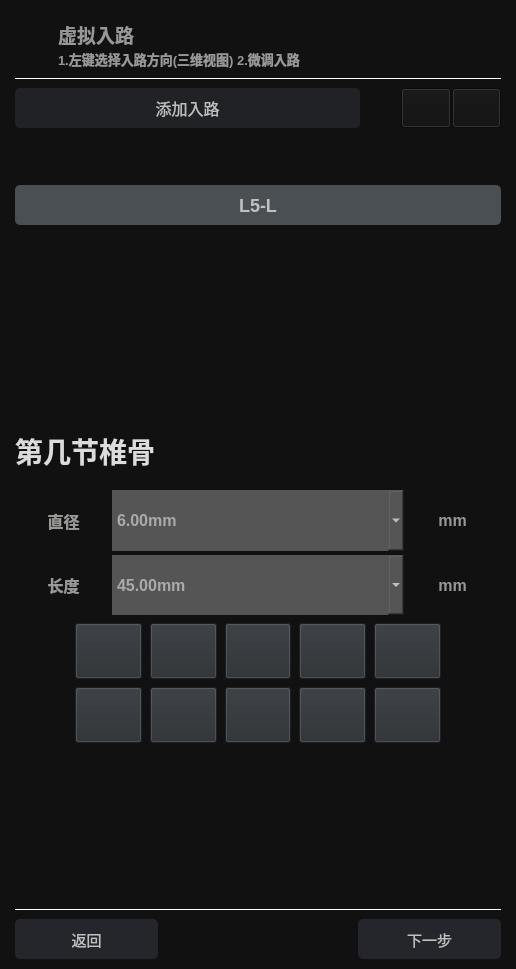
<?xml version="1.0" encoding="UTF-8"?>
<ui version="4.0">
 <class>RoutePlan2Widget</class>
 <widget class="QWidget" name="RoutePlan2Widget">
  <property name="geometry">
   <rect>
    <x>0</x>
    <y>0</y>
    <width>516</width>
    <height>969</height>
   </rect>
  </property>
  <property name="windowTitle">
   <string>Form</string>
  </property>
  <property name="styleSheet">
   <string notr="true">background-color: rgb(17, 17, 18);</string>
  </property>
  <layout class="QVBoxLayout" name="verticalLayout_4" stretch="3,0,2,6,12,13,8,10,0,2">
   <property name="leftMargin">
    <number>15</number>
   </property>
   <property name="topMargin">
    <number>20</number>
   </property>
   <property name="rightMargin">
    <number>15</number>
   </property>
   <property name="bottomMargin">
    <number>10</number>
   </property>
   <item>
    <widget class="QWidget" name="widget" native="true">
     <layout class="QHBoxLayout" name="horizontalLayout_4" stretch="5,40,12">
      <property name="spacing">
       <number>0</number>
      </property>
      <property name="leftMargin">
       <number>0</number>
      </property>
      <property name="topMargin">
       <number>0</number>
      </property>
      <property name="rightMargin">
       <number>0</number>
      </property>
      <property name="bottomMargin">
       <number>0</number>
      </property>
      <item>
       <widget class="QWidget" name="littleSpineImageWidget" native="true">
        <property name="styleSheet">
         <string notr="true">border-image: url(:/resource/image/littlespine.png);
background-position: center; 
background-repeat: no-repeat;</string>
        </property>
       </widget>
      </item>
      <item>
       <widget class="QWidget" name="QLabelWidget" native="true">
        <layout class="QVBoxLayout" name="verticalLayout">
         <property name="spacing">
          <number>0</number>
         </property>
         <property name="leftMargin">
          <number>0</number>
         </property>
         <property name="topMargin">
          <number>0</number>
         </property>
         <property name="rightMargin">
          <number>0</number>
         </property>
         <property name="bottomMargin">
          <number>0</number>
         </property>
         <item>
          <widget class="QLabel" name="label_2">
           <property name="font">
            <font>
             <family>Microsoft YaHei UI</family>
             <pointsize>14</pointsize>
             <italic>false</italic>
             <bold>true</bold>
            </font>
           </property>
           <property name="styleSheet">
            <string notr="true">color: rgb(154, 152, 151);
qproperty-alignment: 'AlignLeft | AlignVCenter';</string>
           </property>
           <property name="text">
            <string>虚拟入路</string>
           </property>
          </widget>
         </item>
         <item>
          <widget class="QLabel" name="label_3">
           <property name="font">
            <font>
             <pointsize>10</pointsize>
             <bold>true</bold>
            </font>
           </property>
           <property name="styleSheet">
            <string notr="true">color: rgb(154, 152, 151);
qproperty-alignment: 'AlignLeft | AlignVCenter';</string>
           </property>
           <property name="text">
            <string>1.左键选择入路方向(三维视图) 2.微调入路</string>
           </property>
           <property name="alignment">
            <set>Qt::AlignLeading|Qt::AlignLeft|Qt::AlignVCenter</set>
           </property>
          </widget>
         </item>
        </layout>
       </widget>
      </item>
      <item>
       <widget class="QPushButton" name="switchButton">
        <property name="sizePolicy">
         <sizepolicy hsizetype="Preferred" vsizetype="Preferred">
          <horstretch>0</horstretch>
          <verstretch>0</verstretch>
         </sizepolicy>
        </property>
        <property name="styleSheet">
         <string notr="true">background-position: center;
background-repeat: no-repeat;
border: none;
background-color: transparent;</string>
        </property>
        <property name="text">
         <string/>
        </property>
       </widget>
      </item>
     </layout>
    </widget>
   </item>
   <item>
    <widget class="QFrame" name="frame">
     <property name="sizePolicy">
      <sizepolicy hsizetype="Minimum" vsizetype="Fixed">
       <horstretch>0</horstretch>
       <verstretch>0</verstretch>
      </sizepolicy>
     </property>
     <property name="styleSheet">
      <string notr="true">QFrame{background:23, 23, 26;min-height:5px;color:white}</string>
     </property>
     <property name="frameShape">
      <enum>QFrame::HLine</enum>
     </property>
     <property name="frameShadow">
      <enum>QFrame::Plain</enum>
     </property>
     <property name="lineWidth">
      <number>1</number>
     </property>
    </widget>
   </item>
   <item>
    <widget class="QWidget" name="opWidget" native="true">
     <layout class="QHBoxLayout" name="horizontalLayout_2" stretch="7,0,1,1">
      <property name="spacing">
       <number>1</number>
      </property>
      <property name="leftMargin">
       <number>0</number>
      </property>
      <property name="topMargin">
       <number>0</number>
      </property>
      <property name="rightMargin">
       <number>0</number>
      </property>
      <property name="bottomMargin">
       <number>0</number>
      </property>
      <item>
       <widget class="QPushButton" name="addRouteButton">
        <property name="styleSheet">
         <string notr="true">QPushButton {
background-color: rgb(32, 34, 37);
color: rgb(192, 192, 192);
font-size:16px;
border-radius: 5px;
min-width: 100px;
min-height: 40px;
}
QPushButton:hover{
background-color: rgb(70, 72, 81);
}
QPushButton:pressed {
background-color: rgb(245, 245, 245);
}</string>
        </property>
        <property name="text">
         <string>添加入路</string>
        </property>
       </widget>
      </item>
      <item>
       <spacer name="horizontalSpacer">
        <property name="orientation">
         <enum>Qt::Horizontal</enum>
        </property>
        <property name="sizeHint" stdset="0">
         <size>
          <width>40</width>
          <height>20</height>
         </size>
        </property>
       </spacer>
      </item>
      <item>
       <widget class="QPushButton" name="withDrawButton">
        <property name="sizePolicy">
         <sizepolicy hsizetype="Preferred" vsizetype="Preferred">
          <horstretch>0</horstretch>
          <verstretch>0</verstretch>
         </sizepolicy>
        </property>
        <property name="minimumSize">
         <size>
          <width>0</width>
          <height>0</height>
         </size>
        </property>
        <property name="styleSheet">
         <string notr="true">border-image: url(:/resource/image/withdraw.png);
background-position: center; 
background-repeat: no-repeat;</string>
        </property>
        <property name="text">
         <string/>
        </property>
       </widget>
      </item>
      <item>
       <widget class="QPushButton" name="goForwardButton">
        <property name="sizePolicy">
         <sizepolicy hsizetype="Preferred" vsizetype="Preferred">
          <horstretch>0</horstretch>
          <verstretch>0</verstretch>
         </sizepolicy>
        </property>
        <property name="minimumSize">
         <size>
          <width>0</width>
          <height>0</height>
         </size>
        </property>
        <property name="styleSheet">
         <string notr="true">border-image: url(:/resource/image/goforward.png);
background-position: center; 
background-repeat: no-repeat;</string>
        </property>
        <property name="text">
         <string/>
        </property>
       </widget>
      </item>
     </layout>
    </widget>
   </item>
   <item>
    <widget class="QWidget" name="opRouteWidget" native="true">
     <layout class="QVBoxLayout" name="verticalLayout_3" stretch="3,4">
      <property name="spacing">
       <number>4</number>
      </property>
      <property name="leftMargin">
       <number>0</number>
      </property>
      <property name="topMargin">
       <number>0</number>
      </property>
      <property name="rightMargin">
       <number>0</number>
      </property>
      <property name="bottomMargin">
       <number>0</number>
      </property>
      <item>
       <widget class="QWidget" name="eyeRouteWidget" native="true">
        <property name="styleSheet">
         <string notr="true">border-image: url(:/resource/image/eye.png);
background-position: center; 
background-repeat: no-repeat;</string>
        </property>
       </widget>
      </item>
      <item>
       <widget class="QPushButton" name="opRouteButton">
        <property name="font">
         <font>
          <pointsize>-1</pointsize>
          <bold>true</bold>
         </font>
        </property>
        <property name="styleSheet">
         <string notr="true">QPushButton {
background-color: rgb(74, 79, 84);
color: rgb(192, 192, 192);
font-size:18px;
border-radius: 5px;
min-width: 100px;
min-height: 40px;
}
QPushButton:hover{
background-color: rgb(70, 72, 81);
}
QPushButton:pressed {
background-color: rgb(245, 245, 245);
}</string>
        </property>
        <property name="text">
         <string>L5-L</string>
        </property>
       </widget>
      </item>
     </layout>
    </widget>
   </item>
   <item>
    <widget class="QWidget" name="spaceWidget_2" native="true"/>
   </item>
   <item>
    <widget class="QWidget" name="routeWidget" native="true">
     <layout class="QVBoxLayout" name="verticalLayout_2" stretch="1,2">
      <property name="spacing">
       <number>8</number>
      </property>
      <property name="leftMargin">
       <number>0</number>
      </property>
      <property name="topMargin">
       <number>0</number>
      </property>
      <property name="rightMargin">
       <number>0</number>
      </property>
      <property name="bottomMargin">
       <number>0</number>
      </property>
      <item>
       <widget class="QWidget" name="routeNameWidget" native="true">
        <layout class="QHBoxLayout" name="horizontalLayout_3" stretch="2,5">
         <property name="spacing">
          <number>0</number>
         </property>
         <property name="leftMargin">
          <number>0</number>
         </property>
         <property name="topMargin">
          <number>0</number>
         </property>
         <property name="rightMargin">
          <number>0</number>
         </property>
         <property name="bottomMargin">
          <number>0</number>
         </property>
         <item>
          <widget class="QLabel" name="label">
           <property name="font">
            <font>
             <pointsize>-1</pointsize>
             <bold>true</bold>
            </font>
           </property>
           <property name="styleSheet">
            <string notr="true">background-color: rgb(17, 17, 18);
color:rgb(220, 220, 220);
qproperty-alignment: AlignCenter;
font-size:28px;</string>
           </property>
           <property name="text">
            <string>第几节椎骨</string>
           </property>
          </widget>
         </item>
         <item>
          <widget class="QWidget" name="spaceWidget_3" native="true"/>
         </item>
        </layout>
       </widget>
      </item>
      <item>
       <widget class="QWidget" name="routeInfoWidget" native="true">
        <layout class="QGridLayout" name="gridLayout_2" columnstretch="1,3,1">
         <property name="leftMargin">
          <number>0</number>
         </property>
         <property name="topMargin">
          <number>0</number>
         </property>
         <property name="rightMargin">
          <number>0</number>
         </property>
         <property name="bottomMargin">
          <number>0</number>
         </property>
         <property name="horizontalSpacing">
          <number>0</number>
         </property>
         <property name="verticalSpacing">
          <number>4</number>
         </property>
         <item row="0" column="0">
          <widget class="QLabel" name="diameterText">
           <property name="font">
            <font>
             <pointsize>12</pointsize>
             <bold>true</bold>
            </font>
           </property>
           <property name="styleSheet">
            <string notr="true">color: rgb(154, 152, 151);
qproperty-alignment: 'AlignCenter';</string>
           </property>
           <property name="text">
            <string>直径</string>
           </property>
           <property name="alignment">
            <set>Qt::AlignCenter</set>
           </property>
          </widget>
         </item>
         <item row="0" column="1">
          <widget class="QComboBox" name="diameterValue">
           <property name="sizePolicy">
            <sizepolicy hsizetype="Preferred" vsizetype="Preferred">
             <horstretch>0</horstretch>
             <verstretch>0</verstretch>
            </sizepolicy>
           </property>
           <property name="font">
            <font>
             <pointsize>12</pointsize>
             <bold>true</bold>
            </font>
           </property>
           <property name="styleSheet">
            <string notr="true">background-color: rgb(85, 85, 85);
color: rgb(255, 255, 255);
border: none;
text-align: center</string>
           </property>
           <property name="maxVisibleItems">
            <number>10</number>
           </property>
           <property name="placeholderText">
            <string>6.00mm</string>
           </property>
          </widget>
         </item>
         <item row="0" column="2">
          <widget class="QLabel" name="mmdiameterText">
           <property name="font">
            <font>
             <pointsize>12</pointsize>
             <bold>true</bold>
            </font>
           </property>
           <property name="styleSheet">
            <string notr="true">color: rgb(154, 152, 151);
qproperty-alignment: 'AlignCenter';</string>
           </property>
           <property name="text">
            <string>mm</string>
           </property>
           <property name="alignment">
            <set>Qt::AlignCenter</set>
           </property>
          </widget>
         </item>
         <item row="1" column="0">
          <widget class="QLabel" name="lengthText">
           <property name="font">
            <font>
             <pointsize>12</pointsize>
             <bold>true</bold>
            </font>
           </property>
           <property name="styleSheet">
            <string notr="true">color: rgb(154, 152, 151);
qproperty-alignment: 'AlignCenter';</string>
           </property>
           <property name="text">
            <string>长度</string>
           </property>
           <property name="alignment">
            <set>Qt::AlignCenter</set>
           </property>
          </widget>
         </item>
         <item row="1" column="1">
          <widget class="QComboBox" name="lengthValue">
           <property name="sizePolicy">
            <sizepolicy hsizetype="Preferred" vsizetype="Preferred">
             <horstretch>0</horstretch>
             <verstretch>0</verstretch>
            </sizepolicy>
           </property>
           <property name="font">
            <font>
             <pointsize>12</pointsize>
             <bold>true</bold>
            </font>
           </property>
           <property name="styleSheet">
            <string notr="true">background-color: rgb(85, 85, 85);
color: rgb(255, 255, 255);
border: none;
text-align: center</string>
           </property>
           <property name="placeholderText">
            <string>45.00mm</string>
           </property>
          </widget>
         </item>
         <item row="1" column="2">
          <widget class="QLabel" name="mmlengthText">
           <property name="font">
            <font>
             <pointsize>12</pointsize>
             <bold>true</bold>
            </font>
           </property>
           <property name="styleSheet">
            <string notr="true">color: rgb(154, 152, 151);
qproperty-alignment: 'AlignCenter';</string>
           </property>
           <property name="text">
            <string>mm</string>
           </property>
           <property name="alignment">
            <set>Qt::AlignCenter</set>
           </property>
          </widget>
         </item>
        </layout>
       </widget>
      </item>
     </layout>
    </widget>
   </item>
   <item>
    <widget class="QWidget" name="funcWidget" native="true">
     <layout class="QGridLayout" name="gridLayout">
      <property name="leftMargin">
       <number>60</number>
      </property>
      <property name="topMargin">
       <number>2</number>
      </property>
      <property name="rightMargin">
       <number>60</number>
      </property>
      <property name="bottomMargin">
       <number>0</number>
      </property>
      <property name="spacing">
       <number>8</number>
      </property>
      <item row="0" column="0">
       <widget class="QPushButton" name="funcButton_1">
        <property name="sizePolicy">
         <sizepolicy hsizetype="Preferred" vsizetype="Preferred">
          <horstretch>0</horstretch>
          <verstretch>0</verstretch>
         </sizepolicy>
        </property>
        <property name="minimumSize">
         <size>
          <width>0</width>
          <height>0</height>
         </size>
        </property>
        <property name="styleSheet">
         <string notr="true">border-image: url(:/resource/image/func1.png);
background-position: center; 
background-repeat: no-repeat;
background-color: rgb(41, 45, 49);</string>
        </property>
        <property name="text">
         <string/>
        </property>
       </widget>
      </item>
      <item row="0" column="1">
       <widget class="QPushButton" name="funcButton_2">
        <property name="sizePolicy">
         <sizepolicy hsizetype="Preferred" vsizetype="Preferred">
          <horstretch>0</horstretch>
          <verstretch>0</verstretch>
         </sizepolicy>
        </property>
        <property name="minimumSize">
         <size>
          <width>0</width>
          <height>0</height>
         </size>
        </property>
        <property name="styleSheet">
         <string notr="true">border-image: url(:/resource/image/func2.png);
background-position: center; 
background-repeat: no-repeat;
background-color: rgb(41, 45, 49);</string>
        </property>
        <property name="text">
         <string/>
        </property>
       </widget>
      </item>
      <item row="0" column="2">
       <widget class="QPushButton" name="funcButton_3">
        <property name="sizePolicy">
         <sizepolicy hsizetype="Preferred" vsizetype="Preferred">
          <horstretch>0</horstretch>
          <verstretch>0</verstretch>
         </sizepolicy>
        </property>
        <property name="minimumSize">
         <size>
          <width>0</width>
          <height>0</height>
         </size>
        </property>
        <property name="styleSheet">
         <string notr="true">border-image: url(:/resource/image/func3.png);
background-position: center; 
background-repeat: no-repeat;
background-color: rgb(41, 45, 49);</string>
        </property>
        <property name="text">
         <string/>
        </property>
       </widget>
      </item>
      <item row="0" column="3">
       <widget class="QPushButton" name="funcButton_4">
        <property name="sizePolicy">
         <sizepolicy hsizetype="Preferred" vsizetype="Preferred">
          <horstretch>0</horstretch>
          <verstretch>0</verstretch>
         </sizepolicy>
        </property>
        <property name="minimumSize">
         <size>
          <width>0</width>
          <height>0</height>
         </size>
        </property>
        <property name="styleSheet">
         <string notr="true">border-image: url(:/resource/image/func4.png);
background-position: center; 
background-repeat: no-repeat;
background-color: rgb(41, 45, 49);</string>
        </property>
        <property name="text">
         <string/>
        </property>
       </widget>
      </item>
      <item row="0" column="4">
       <widget class="QPushButton" name="funcButton_5">
        <property name="sizePolicy">
         <sizepolicy hsizetype="Preferred" vsizetype="Preferred">
          <horstretch>0</horstretch>
          <verstretch>0</verstretch>
         </sizepolicy>
        </property>
        <property name="minimumSize">
         <size>
          <width>0</width>
          <height>0</height>
         </size>
        </property>
        <property name="styleSheet">
         <string notr="true">border-image: url(:/resource/image/func5.png);
background-position: center; 
background-repeat: no-repeat;
background-color: rgb(41, 45, 49);</string>
        </property>
        <property name="text">
         <string/>
        </property>
       </widget>
      </item>
      <item row="1" column="0">
       <widget class="QPushButton" name="funcButton_6">
        <property name="sizePolicy">
         <sizepolicy hsizetype="Preferred" vsizetype="Preferred">
          <horstretch>0</horstretch>
          <verstretch>0</verstretch>
         </sizepolicy>
        </property>
        <property name="minimumSize">
         <size>
          <width>0</width>
          <height>0</height>
         </size>
        </property>
        <property name="styleSheet">
         <string notr="true">border-image: url(:/resource/image/func6.png);
background-position: center; 
background-repeat: no-repeat;
background-color: rgb(41, 45, 49);</string>
        </property>
        <property name="text">
         <string/>
        </property>
       </widget>
      </item>
      <item row="1" column="1">
       <widget class="QPushButton" name="funcButton_7">
        <property name="sizePolicy">
         <sizepolicy hsizetype="Preferred" vsizetype="Preferred">
          <horstretch>0</horstretch>
          <verstretch>0</verstretch>
         </sizepolicy>
        </property>
        <property name="minimumSize">
         <size>
          <width>0</width>
          <height>0</height>
         </size>
        </property>
        <property name="styleSheet">
         <string notr="true">border-image: url(:/resource/image/func7.png);
background-position: center; 
background-repeat: no-repeat;
background-color: rgb(41, 45, 49);</string>
        </property>
        <property name="text">
         <string/>
        </property>
       </widget>
      </item>
      <item row="1" column="2">
       <widget class="QPushButton" name="funcButton_8">
        <property name="sizePolicy">
         <sizepolicy hsizetype="Preferred" vsizetype="Preferred">
          <horstretch>0</horstretch>
          <verstretch>0</verstretch>
         </sizepolicy>
        </property>
        <property name="minimumSize">
         <size>
          <width>0</width>
          <height>0</height>
         </size>
        </property>
        <property name="styleSheet">
         <string notr="true">border-image: url(:/resource/image/func8.png);
background-position: center; 
background-repeat: no-repeat;
background-color: rgb(41, 45, 49);</string>
        </property>
        <property name="text">
         <string/>
        </property>
       </widget>
      </item>
      <item row="1" column="3">
       <widget class="QPushButton" name="funcButton_9">
        <property name="sizePolicy">
         <sizepolicy hsizetype="Preferred" vsizetype="Preferred">
          <horstretch>0</horstretch>
          <verstretch>0</verstretch>
         </sizepolicy>
        </property>
        <property name="minimumSize">
         <size>
          <width>0</width>
          <height>0</height>
         </size>
        </property>
        <property name="styleSheet">
         <string notr="true">border-image: url(:/resource/image/func9.png);
background-position: center; 
background-repeat: no-repeat;
background-color: rgb(41, 45, 49);</string>
        </property>
        <property name="text">
         <string/>
        </property>
       </widget>
      </item>
      <item row="1" column="4">
       <widget class="QPushButton" name="funcButton_10">
        <property name="sizePolicy">
         <sizepolicy hsizetype="Preferred" vsizetype="Preferred">
          <horstretch>0</horstretch>
          <verstretch>0</verstretch>
         </sizepolicy>
        </property>
        <property name="minimumSize">
         <size>
          <width>0</width>
          <height>0</height>
         </size>
        </property>
        <property name="styleSheet">
         <string notr="true">border-image: url(:/resource/image/func10.png);
background-position: center; 
background-repeat: no-repeat;
background-color: rgb(41, 45, 49);</string>
        </property>
        <property name="text">
         <string/>
        </property>
       </widget>
      </item>
     </layout>
    </widget>
   </item>
   <item>
    <widget class="QWidget" name="spaceWidget" native="true"/>
   </item>
   <item>
    <widget class="QFrame" name="frame_2">
     <property name="sizePolicy">
      <sizepolicy hsizetype="Minimum" vsizetype="Fixed">
       <horstretch>0</horstretch>
       <verstretch>0</verstretch>
      </sizepolicy>
     </property>
     <property name="styleSheet">
      <string notr="true">QFrame{background:23, 23, 26;min-height:5px;color:white}</string>
     </property>
     <property name="frameShape">
      <enum>QFrame::HLine</enum>
     </property>
     <property name="frameShadow">
      <enum>QFrame::Plain</enum>
     </property>
     <property name="lineWidth">
      <number>1</number>
     </property>
    </widget>
   </item>
   <item>
    <widget class="QWidget" name="buttonWidget" native="true">
     <layout class="QHBoxLayout" name="horizontalLayout">
      <property name="spacing">
       <number>200</number>
      </property>
      <property name="leftMargin">
       <number>0</number>
      </property>
      <property name="topMargin">
       <number>0</number>
      </property>
      <property name="rightMargin">
       <number>0</number>
      </property>
      <property name="bottomMargin">
       <number>0</number>
      </property>
      <item>
       <widget class="QPushButton" name="backButton">
        <property name="sizePolicy">
         <sizepolicy hsizetype="Preferred" vsizetype="Preferred">
          <horstretch>0</horstretch>
          <verstretch>0</verstretch>
         </sizepolicy>
        </property>
        <property name="styleSheet">
         <string notr="true">QPushButton {
background-color: rgb(37, 38, 43);
color: rgb(192, 192, 192);
font-size:15px;
border-radius: 5px;
min-width: 100px;
min-height: 40px;
}
QPushButton:hover{
background-color: rgb(70, 72, 81);
}
QPushButton:pressed {
background-color: rgb(245, 245, 245);
}</string>
        </property>
        <property name="text">
         <string>返回</string>
        </property>
       </widget>
      </item>
      <item>
       <widget class="QPushButton" name="nextButton">
        <property name="sizePolicy">
         <sizepolicy hsizetype="Preferred" vsizetype="Preferred">
          <horstretch>0</horstretch>
          <verstretch>0</verstretch>
         </sizepolicy>
        </property>
        <property name="styleSheet">
         <string notr="true">QPushButton {
background-color: rgb(37, 38, 43);
color: rgb(192, 192, 192);
font-size:15px;
border-radius: 5px;
min-width: 100px;
min-height: 40px;
}
QPushButton:hover{
background-color: rgb(70, 72, 81);
}
QPushButton:pressed {
background-color: rgb(245, 245, 245);
}</string>
        </property>
        <property name="text">
         <string>下一步</string>
        </property>
       </widget>
      </item>
     </layout>
    </widget>
   </item>
  </layout>
 </widget>
 <resources/>
 <connections/>
</ui>
